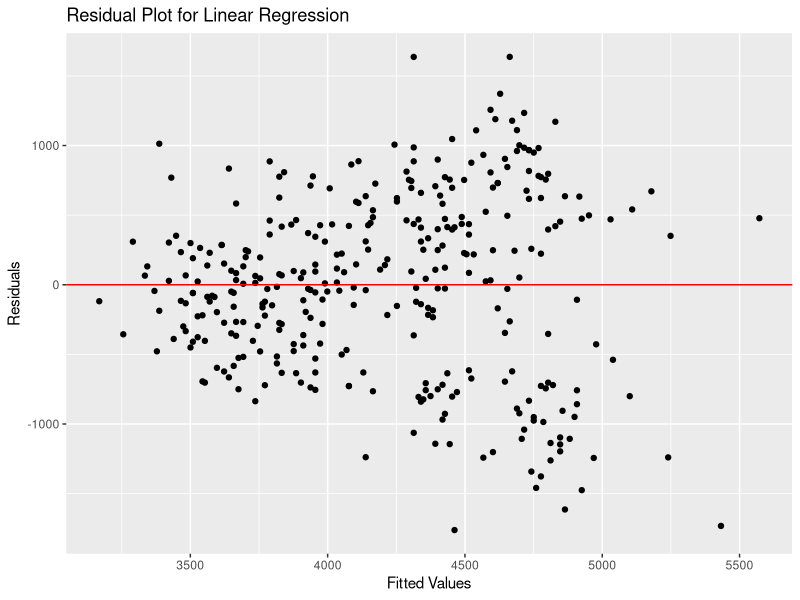

Source code (R):
## ---- chunk 1
library(tidyverse)
library(broom)
library(palmerpenguins)
## ---- chunk 2
#| echo: true
lm1 <- lm(body_mass_g ~ bill_length_mm, data = penguins)
summary(lm1)
## ---- chunk 3
#| echo: true
#| code-line-numbers: "2"
lm1 <- lm(body_mass_g ~ bill_length_mm, data = penguins)
tidy(lm1)
## ---- chunk 4
#| echo: true
#| code-line-numbers: "4"
lm1 <- lm(body_mass_g ~ bill_length_mm, data = penguins)
lm2 <- lm(body_mass_g ~ bill_length_mm + species, data = penguins) 

models_df <- rbind(glance(lm1), glance(lm2))

lrt <- 2 * (models_df$logLik[2] - models_df$logLik[1])
lrt
## ---- chunk 5
#| echo: true
#| code-line-numbers: "1"
#| output-location: slide
augment(lm1) |>
  ggplot(aes(x = .fitted, y = .resid)) +
  geom_point() +
  geom_hline(yintercept = 0, color = "Red") +
  labs(
    x = "Fitted Values",
    y = "Residuals",
    title = "Residual Plot for Linear Regression"
  )
